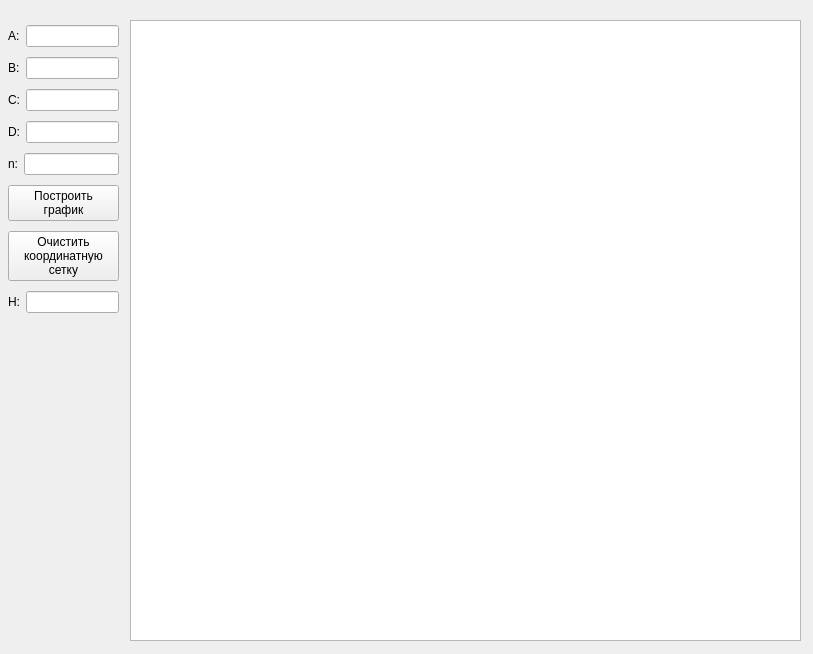
<?xml version="1.0" encoding="UTF-8"?>
<ui version="4.0">
 <class>Form</class>
 <widget class="QWidget" name="Form">
  <property name="geometry">
   <rect>
    <x>0</x>
    <y>0</y>
    <width>813</width>
    <height>654</height>
   </rect>
  </property>
  <property name="sizePolicy">
   <sizepolicy hsizetype="Maximum" vsizetype="Maximum">
    <horstretch>0</horstretch>
    <verstretch>0</verstretch>
   </sizepolicy>
  </property>
  <property name="maximumSize">
   <size>
    <width>846</width>
    <height>678</height>
   </size>
  </property>
  <property name="windowTitle">
   <string/>
  </property>
  <widget class="PlotWidget" name="graphicsView">
   <property name="geometry">
    <rect>
     <x>130</x>
     <y>20</y>
     <width>671</width>
     <height>621</height>
    </rect>
   </property>
  </widget>
  <widget class="QWidget" name="layoutWidget">
   <property name="geometry">
    <rect>
     <x>8</x>
     <y>21</y>
     <width>111</width>
     <height>301</height>
    </rect>
   </property>
   <layout class="QVBoxLayout" name="verticalLayout">
    <item>
     <layout class="QHBoxLayout" name="horizontalLayout">
      <item>
       <widget class="QLabel" name="label">
        <property name="text">
         <string>A:</string>
        </property>
       </widget>
      </item>
      <item>
       <widget class="QLineEdit" name="A_Edit"/>
      </item>
     </layout>
    </item>
    <item>
     <layout class="QHBoxLayout" name="horizontalLayout_2">
      <item>
       <widget class="QLabel" name="label_2">
        <property name="text">
         <string>B:</string>
        </property>
       </widget>
      </item>
      <item>
       <widget class="QLineEdit" name="B_Edit"/>
      </item>
     </layout>
    </item>
    <item>
     <layout class="QHBoxLayout" name="horizontalLayout_3">
      <item>
       <widget class="QLabel" name="label_3">
        <property name="text">
         <string>C:</string>
        </property>
       </widget>
      </item>
      <item>
       <widget class="QLineEdit" name="C_Edit"/>
      </item>
     </layout>
    </item>
    <item>
     <layout class="QHBoxLayout" name="horizontalLayout_4">
      <item>
       <widget class="QLabel" name="label_4">
        <property name="text">
         <string>D:</string>
        </property>
       </widget>
      </item>
      <item>
       <widget class="QLineEdit" name="D_Edit"/>
      </item>
     </layout>
    </item>
    <item>
     <layout class="QHBoxLayout" name="horizontalLayout_5">
      <item>
       <widget class="QLabel" name="label_5">
        <property name="text">
         <string>n:</string>
        </property>
       </widget>
      </item>
      <item>
       <widget class="QLineEdit" name="n_Edit"/>
      </item>
     </layout>
    </item>
    <item>
     <widget class="QPushButton" name="createButt">
      <property name="text">
       <string>Построить 
график</string>
      </property>
     </widget>
    </item>
    <item>
     <widget class="QPushButton" name="clearButt">
      <property name="text">
       <string>Очистить 
координатную 
сетку</string>
      </property>
      <property name="autoDefault">
       <bool>false</bool>
      </property>
      <property name="default">
       <bool>false</bool>
      </property>
     </widget>
    </item>
    <item>
     <layout class="QHBoxLayout" name="horizontalLayout_8">
      <item>
       <widget class="QLabel" name="label_9">
        <property name="text">
         <string>H:</string>
        </property>
       </widget>
      </item>
      <item>
       <widget class="QLineEdit" name="H_Edit"/>
      </item>
     </layout>
    </item>
   </layout>
  </widget>
 </widget>
 <customwidgets>
  <customwidget>
   <class>PlotWidget</class>
   <extends>QGraphicsView</extends>
   <header>pyqtgraph</header>
  </customwidget>
 </customwidgets>
 <resources/>
 <connections/>
</ui>
